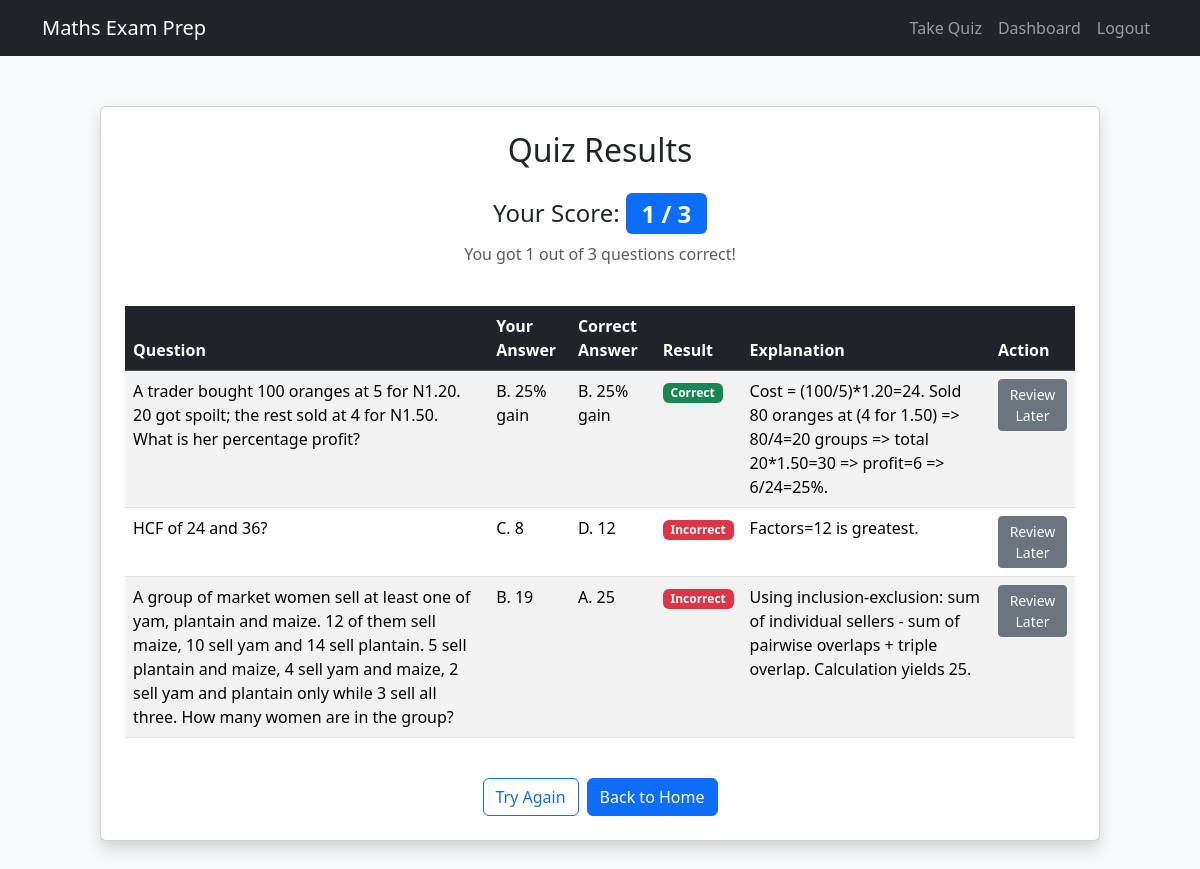
The page /results (signed in) on the database its author committed.
### app/models.py (models this page shows, shortened)
class Question(db.Model):
    id = db.Column(db.Integer, primary_key=True)
    topic = db.Column(db.String(100), nullable=False)
    difficulty = db.Column(db.Integer, nullable=False)
    question_text = db.Column(db.Text, nullable=False)
    option_a = db.Column(db.String(100), nullable=False)
    option_b = db.Column(db.String(100), nullable=False)
    option_c = db.Column(db.String(100), nullable=False)
    option_d = db.Column(db.String(100), nullable=False)
    correct_option = db.Column(db.String(10), nullable=False)  # correct_option = db.Column(db.String(10), nullable=False)  # Changed from db.String(1)
    explanation = db.Column(db.Text, nullable=True)

### app/routes.py (the view)
@app.route('/results')
@login_required
def results():
    responses = UserResponse.query.filter_by(user_id=current_user.id).order_by(UserResponse.id.desc()).limit(3).all()
    if not responses:
        flash('No quiz results found. Please take the quiz first.', 'warning')
        return redirect(url_for('quiz'))
    score = sum(1 for r in responses if r.is_correct)
    total_questions = len(responses)
    results_data = []
    valid_options = ['A', 'B', 'C', 'D']
    for r in responses:
        correct_option = r.question.correct_option
        if correct_option in valid_options:
            correct_text = f"{correct_option}. {getattr(r.question, f'option_{correct_option.lower()}')}"
        else:
            correct_text = f"{correct_option} (Invalid option)"
        results_data.append({
            'question_text': r.question.question_text,
            'selected_option': f"{r.selected_option}. {getattr(r.question, f'option_{r.selected_option.lower()}')}",
            'correct_option': correct_text,
            'is_correct': r.is_correct,
            'explanation': r.question.explanation or "No explanation available."
        })
    return render_template('results.html', score=score, total_questions=total_questions, results_data=results_data)

### app/models.py (called while the page is built)
@login_manager.user_loader
def load_user(user_id):
    return User.query.get(int(user_id))

### app/templates/results.html (shortened to what this page needs)
<!DOCTYPE html>
<html lang="en">
<head>
    <link href="https://cdn.jsdelivr.net/npm/bootstrap@5.3.3/dist/css/bootstrap.min.css" rel="stylesheet">
</head>
<body>
    <nav class="navbar navbar-expand-lg navbar-dark bg-dark">
        <div class="container">
            <a class="navbar-brand" href="{{ url_for('home') }}">Maths Exam Prep</a>
            <div class="collapse navbar-collapse" id="navbarNav">
                <ul class="navbar-nav ms-auto">
                    <li class="nav-item">
                        <a class="nav-link" href="{{ url_for('quiz') }}">Take Quiz</a>
                    </li>
                    <li class="nav-item">
                        <a class="nav-link" href="{{ url_for('dashboard') }}">Dashboard</a>
                    </li>
                    <li class="nav-item">
                        <a class="nav-link" href="{{ url_for('logout') }}">Logout</a>
                    </li>
                </ul>
            </div>
        </div>
    </nav>
    <div class="container">
        <div class="card results-card p-4 shadow">
            <h2 class="text-center mb-4">Quiz Results</h2>
            <div class="text-center mb-4">
                <h4>Your Score: <span class="badge bg-primary score-badge">{{ score }} / {{ total_questions }}</span></h4>
                <p class="text-muted">You got {{ score }} out of {{ total_questions }} questions correct!</p>
            </div>
            <table class="table table-striped table-hover">
                <thead class="table-dark">
                    <tr>
                        <th scope="col">Question</th>
                        <th scope="col">Your Answer</th>
                        <th scope="col">Correct Answer</th>
                        <th scope="col">Result</th>
                        <th scope="col">Explanation</th>
                        <th scope="col">Action</th>
                    </tr>
                </thead>
                <tbody>
                    {% for result in results_data %}
                        <tr>
                            <td>{{ result.question_text }}</td>
                            <td>{{ result.selected_option }}</td>
                            <td>{{ result.correct_option }}</td>
                            <td>
                                {% if result.is_correct %}
                                    <span class="badge bg-success">Correct</span>
                                {% else %}
                                    <span class="badge bg-danger">Incorrect</span>
                                {% endif %}
                            </td>
                            <td>{{ result.explanation }}</td>
                            <td>
                                <button class="btn btn-secondary btn-sm" onclick="markForReview({{ result.question_id }})">Review Later</button>
                            </td>
                        </tr>
                    {% endfor %}
                </tbody>
            </table>
            <div class="d-grid gap-2 d-md-flex justify-content-md-center mt-4">
                <a href="{{ url_for('quiz') }}" class="btn btn-outline-primary">Try Again</a>
                <a href="{{ url_for('home') }}" class="btn btn-primary">Back to Home</a>
            </div>
        </div>
    </div>
</body>
</html>

### app/templates/results.html (style rules this page uses)
body { background-color: #f8f9fa; }
.results-card { max-width: 1000px; margin: 50px auto; }
.score-badge { font-size: 1.5rem; }

### rows shown on the page
Question: question_text "A trader bought 100 oranges at 5 for N1.20. 20 got spoilt; the rest sold at 4 for N1.50. What is her percentage profit?", selected_option "B. 25% gain", correct_option "B. 25% gain", shows "Correct", explanation "Cost = (100/5)*1.20=24. Sold 80 oranges at (4 for 1.50) => 80/4=20 groups => total 20*1.50=30 => profit=6 => 6/24=25%."
Question: question_text "HCF of 24 and 36?", selected_option "C. 8", correct_option "D. 12", shows "Incorrect", explanation "Factors=12 is greatest."
Question: question_text "A group of market women sell at least one of yam, plantain and maize. 12 of them sell maize, 10 sell yam and 14 sell plantain. 5 sell plantain and maize, 4 sell yam and maize, 2 sell yam and plantain only while 3 sell all three. How many women are in the group?", selected_option "B. 19", correct_option "A. 25", shows "Incorrect", explanation "Using inclusion-exclusion: sum of individual sellers - sum of pairwise overlaps + triple overlap. Calculation yields 25."

### other values the page prints
{{ score }} "1"
{{ total_questions }} "3"
